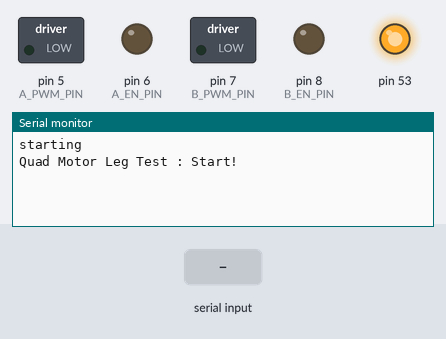
A sketch run on a simulated Arduino Mega 2560, built with avr-gcc and run on an emulated ATmega2560. On the bench: switched loads named in the sketch (green lamp = pin HIGH), output pins drawn as LEDs (lit = HIGH), the last lines printed to the serial monitor. The test bench sets the inputs (shaded band). Pins used as bus, display or sensor lines are not drawn.

Above: at 1.3 s.
1.4 s: "<90,45,200>" received over Serial
At 2.6 s:
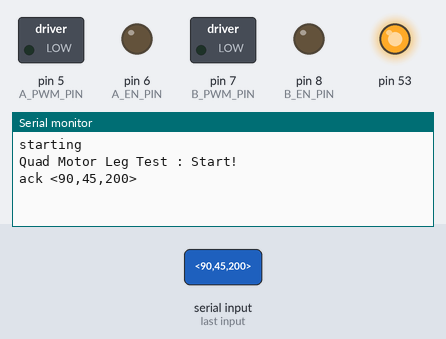
2.9 s: "<0>" received over Serial
At 3.8 s:
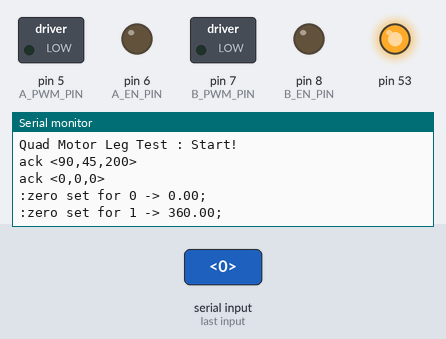

The sketch:

Programmev0.7_1Leg.ino
```cpp
#include <SPI.h>
//#include <Math.h>
//#include <Wire.h>

//#define SLAVE_ADDRESS 0x04  //i2c arduino address
//define serial interface


//----------------Front left leg-----------------
#define A_PWM_PIN  5       // Speed of motor A and B in PWM units, value from 0 to 255
#define A_EN_PIN   6       // Motor A is top motor B is botom

#define B_PWM_PIN  7      // This sets the direction of motor A and B, set to HIGH for outward motion and LOW for inward motion
#define B_EN_PIN   8

//----------------Encoders-----------------------
#define A_CS 48 //Chip or Slave select Angle A
#define B_CS 46 //Chip or Slave select Angle B

#define WAITING_MS 20 // time left by the master between reads

#define WAITING_DS 150 // time left by the master between reads

//----------------Angles Mesurments and calculation variables--------

uint8_t temp[2]; // contains the MSB, LSB of the position

double deg1 = 0;
double deg2 = 0;

uint16_t ABSposition = 0;  //  stores the Absolute position to be read from the encoder
//uint16_t ABSposition_last = 0; //  stores the last known position

unsigned long s = 0;
unsigned long lastTrans = 0;

int motorPwmPinsArray[4] = {A_PWM_PIN, B_PWM_PIN};
int motorEnablePinsArray[4] = {A_EN_PIN, B_EN_PIN};

unsigned long Dt = 0;
unsigned long Mt = 0;
unsigned long St = 0;
unsigned long currentMillis = 0;
unsigned long startedMovingMillis[2] = {0 ,0};

bool flagZero = 0;
int flagMoving[2] = {0, 0};

int moveMotorDur[2] = {0, 0};

uint16_t reachMargin = 1;  // angle margin when reaching new position (total margin is twice that amount)
double minAngleA, minAngleB, maxAngleA, maxAngleB; //Set min and max position of leg, min retracted max extended
                                                   //Actual value doesnt matter (min can be > max)
double AJointAng, BJointAng;  // actual angular position of the joints received from the encoders
double AJointSetpoint, BJointSetpoint;

double legsAngles[2] = {0, 0};   //A, B
double legsAnglesPrevious[2] = {0, 0};    // memory of previous angle value mesured
double legsAnglesZero[2] = {0, 0};
double legsAnglesTarget[2] = {0, 0};

int encoderCSPinsArray[2]={A_CS, B_CS};

int tryErrorAngle = 0;


//---------------data and transmissions variables----------------
int val1, val2, val3;

const byte numChars = 32;
char receivedChars[numChars];
char tempChars[numChars];        // temporary array for use by strtok() function

      // variables to hold the parsed data
char messageFromPC[numChars] = {0};

boolean newData = false;
//---------------------------------------------------------------

void setup() {
  // put your setup code here, to run once:
  pinMode(A_CS,OUTPUT);//Slaves encoders configuration
  pinMode(B_CS,OUTPUT);
  digitalWrite(A_CS,HIGH);  //Slaves encoders de-selected
  digitalWrite(B_CS,HIGH);

  SPI.begin();
  SPI.setBitOrder(MSBFIRST);
  SPI.setDataMode(SPI_MODE0);
  SPI.setClockDivider(SPI_CLOCK_DIV64);
  Serial.begin(9600);

  Serial.println("starting");
  Serial.flush();
  Dt = millis();

  while(millis() < Dt+WAITING_DS);
  Dt = millis();
  SPI.end();
  Mt = micros();

  pinMode(A_PWM_PIN, OUTPUT);
  pinMode(A_EN_PIN, OUTPUT);

  pinMode(B_PWM_PIN, OUTPUT);
  pinMode(B_EN_PIN, OUTPUT);

  //Wire.begin(SLAVE_ADDRESS);
  //Wire.onReceive(receiveData);
  //Wire.onRequest(sendData);

  Serial.println("Quad Motor Leg Test : Start!");

  s = millis();

}

double mapfloat(double x, double in_min, double in_max, double out_min, double out_max)
{
  return (x - in_min) * (out_max - out_min) / (in_max - in_min) + out_min;
}

uint8_t SPI_T (int index, uint8_t msg)    //Repetive SPI transmit sequence
{
   uint8_t msg_temp = 0;  //  variable to hold received data
   digitalWrite(encoderCSPinsArray[index],LOW);  //  select spi device
   msg_temp = SPI.transfer(msg); // sends (receive) message to (from) the encoder #index
   digitalWrite(encoderCSPinsArray[index],HIGH); //  deselect spi device
   return (msg_temp);    //return received byte
}

void getPosition(int index){
  int tryAmount = 0;
  uint8_t received = 0xA5;    //just a temp variable that the encoder will send if he's not ready of there isn't any remaining data to be sent
  ABSposition = 0;    //reset position variable

  SPI.begin();    //start transmition

  SPI_T(index,0x10);   //issue read command to encoder #1
  received = SPI_T(index,0x00);    //issue NOP to check if encoder is ready to send
  while (received != 0x10 and tryAmount < 3)    //loop while encoder is not ready to send
  {
    received = SPI_T(index,0x00);    //check again if both encoders are still working
    //Serial.println("Encoder #1 not ready ! ");
    while(micros() < Mt+WAITING_MS);
    Mt = micros();
    tryAmount += 1;
    //Serial.println(tryAmount);
  }

  temp[0] = SPI_T(index,0x00);    //Receive MSB
  temp[1] = SPI_T(index,0x00);    //Receive LSB
  temp[0] &=~ 0xF0;    //mask out the first 4 bits

  SPI.end();    //end transmition

  ABSposition = temp[0] << 8;    //shift MSB to correct ABSposition in ABSposition message
  ABSposition += temp[1];    // add LSB to ABSposition message to complete message

  legsAngles[index] = ABSposition;
  legsAngles[index] = legsAngles[index] * 0.08789;    // approx 360/4096
  if (index == 1){
    legsAngles[index] = mapfloat(legsAngles[index],0,360,360,0);
  }
  //Serial.println(legsAngles[index]);     //send position in degrees

  if ((legsAngles[index] < legsAnglesPrevious[index]-1 or legsAngles[index] > legsAnglesPrevious[index]+1) and tryErrorAngle < 3 and flagZero){     //discard wrong measurments
    legsAngles[index] = legsAnglesPrevious[index];
    tryErrorAngle += 1;
  }
  else{
    legsAnglesPrevious[index] = legsAngles[index];
    tryErrorAngle = 0;
  }
  }
/**
void setAngleLimits(int choiceAngleToLimit){
  //getPosition();
  if (choiceAngleToLimit == 0){
    minAngleA = AJointAng;
    flagMinA = 1;
    Serial.println("Minimum Angle A: ("+String(minAngleA)+")");
  }
  else if (choiceAngleToLimit == 1){
    maxAngleA = AJointAng;
    flagMaxA = 1;
    Serial.println("Maximum Angle A: ("+String(maxAngleA)+")");
  }
  else if (choiceAngleToLimit == 2){
    minAngleB = BJointAng;
    flagMinB = 1;
    Serial.println("Minimum Angle B: ("+String(minAngleB)+")");
  }
  else if (choiceAngleToLimit == 3){
    maxAngleB = BJointAng;
    flagMaxB = 1;
    Serial.println("Maximum Angle B: ("+String(maxAngleB)+")");
  }
  if (flagMinA and flagMaxA and flagMinB and flagMaxB){
    if (minAngleA > maxAngleA){
      flagReverseMotorA = 1;
      Serial.println("Inverted motor A");
    }
    else{
      flagReverseMotorA = 0;
      Serial.println("Normal motor A");
    }
    if (minAngleB > maxAngleB){
      flagReverseMotorB = 1;
      Serial.println("Inverted motor B");
    }
    else{
      flagReverseMotorB = 0;
      Serial.println("Normal motor B");
    }
  }
}
**/
/**
void startMoveOneMotor(int choiceMotor, int choiceDir, int choiceSpe, int choiceDur){     //mouvement avec timer
  if (flagMoving[choiceMotor] == 0){
    digitalWrite(motorEnablePinsArray[choiceMotor], choiceDir);
    analogWrite(motorPwmPinsArray[choiceMotor], choiceSpe);
    startedMovingMillis[choiceMotor] = millis();
    moveMotorDur[choiceMotor] = choiceDur;
    flagMoving[choiceMotor] = 1;
    Serial.println("Starting Move " + String(choiceMotor) + String(choiceDir));
  }
}

void updateMotorTime(){                                                                   //mouvement avec timer
  for (int i = 0; i<=3; i++){
    if (flagMoving[i]==1){
      tryStopMoveOneMotor(i);
    }
  }
}

void tryStopMoveOneMotor(int choiceMotor){                                                //mouvement avec timer
  if (currentMillis > startedMovingMillis[choiceMotor] + moveMotorDur[choiceMotor]){
    analogWrite(motorPwmPinsArray[choiceMotor], 0);
    flagMoving[choiceMotor] = 0;
    Serial.println("Ended Move");
  }
}
**/
void changeOneMotorAngle(int choiceMotor, double choiceAngle){     //mouvement avec angle
  if (flagZero){

    legsAnglesTarget[choiceMotor] += choiceAngle;

  }
}

void updateMotorAngle(){                                                               //mouvement avec angle
  if (flagZero){
    for (int i = 0; i<=1; i++){
      getPosition(i);
      if (legsAngles[i] > legsAnglesTarget[i] + 1){
        digitalWrite(motorEnablePinsArray[i], 0);
        analogWrite(motorPwmPinsArray[i], 255);
        flagMoving[i] = 1;
      }
      else if (legsAngles[i] < legsAnglesTarget[i] - 1){
        digitalWrite(motorEnablePinsArray[i], 1);
        analogWrite(motorPwmPinsArray[i], 255);
        flagMoving[i] = 1;
      }
      else{
        analogWrite(motorPwmPinsArray[i], 0);
        flagMoving[i] = 0;
        //Serial.println(":Angle "+String(i)+" -> "+String(legsAngles[i])+";");
      }
    }
  }
}

/**
void manualMoveTwoLeg(int choiceIteration){
  unsigned long tSign = millis();
  analogWrite(motorPwmPinsArray[0], 255);
  analogWrite(motorPwmPinsArray[2], 255);
    for (int i = 0; i<choiceIteration; i++){
      tSign = millis();
      digitalWrite(motorEnablePinsArray[0], 1);
      digitalWrite(motorEnablePinsArray[2], 0);
      while(millis() < tSign + 2000);
      tSign = millis();
      digitalWrite(motorEnablePinsArray[0], 0);
      digitalWrite(motorEnablePinsArray[2], 1);
      while(millis() < tSign + 2000);
    }
  analogWrite(motorPwmPinsArray[0], 0);
  analogWrite(motorPwmPinsArray[2], 0);
}
**/
/**
void reachAngle(double angle1, double angle2, int choiceSpeA, int choiceSpeB, int choiceTimeOut) {
  if (flagMinA and flagMaxA and flagMinB and flagMaxB){
    if ((!flagReverseMotorA and angle1 >= minAngleA and angle1 <= maxAngleA)
    or (flagReverseMotorA and angle1 <= minAngleA and angle1 >= maxAngleA)){
      if ((!flagReverseMotorB and angle2 >= minAngleB and angle2 <= maxAngleB)
      or (flagReverseMotorB and angle2 <= minAngleB and angle2 >= maxAngleB)){
        AJointSetpoint = angle1;
        BJointSetpoint = angle2;
        if (AJointAng > AJointSetpoint+reachMargin or AJointAng < AJointSetpoint-reachMargin){
          flagReachedAngleA = 0;
        }
        else{
          flagReachedAngleA = 1;
        }
        if (BJointAng > BJointSetpoint+reachMargin or BJointAng < BJointSetpoint-reachMargin){
          flagReachedAngleB = 0;
        }
        else{
          flagReachedAngleB = 1;
        }
        unsigned long tSign = millis();

        while ((!flagReachedAngleA or !flagReachedAngleB) and millis() < tSign + choiceTimeOut) {
          //getPosition();
          Serial.println(String(AJointAng) + " -> " + String(AJointSetpoint));
          Serial.println(String(BJointAng) + " -> " + String(BJointSetpoint));

          if(AJointAng > AJointSetpoint + reachMargin){
            digitalWrite(A1EN_PIN, flagReverseMotorA);
            analogWrite(A1PWM_PIN, choiceSpeA);
          }
          else if(AJointAng < AJointSetpoint - reachMargin){
            digitalWrite(A1EN_PIN, !flagReverseMotorA);
            analogWrite(A1PWM_PIN, choiceSpeA);
          }
          else{
            analogWrite(B1PWM_PIN, 0);
            flagReachedAngleA = 1;
          }
          if(BJointAng > BJointSetpoint + reachMargin){
            digitalWrite(B1EN_PIN, flagReverseMotorB);
            analogWrite(B1PWM_PIN, choiceSpeB);
          }
          else if(BJointAng < BJointSetpoint - reachMargin){
            digitalWrite(B1EN_PIN, !flagReverseMotorB);
            analogWrite(B1PWM_PIN, choiceSpeB);
          }
          else{
            analogWrite(B1PWM_PIN, 0);
            flagReachedAngleB = 1;
          }
        }
        analogWrite(A1PWM_PIN, 0);
        analogWrite(B1PWM_PIN, 0);
        Serial.println("Ending loop");
      }
      else{
        Serial.println("Angle B targeted not in range");
      }
    }
    else{
      Serial.println("Angle A targeted not in range");
    }
  }
  else{
    Serial.println("Not calibrated");
  }
}
**/

void setZero(){
  for (int i = 0; i<=1; i++){
     getPosition(i);
     legsAnglesZero[i] = legsAngles[i];
     legsAnglesTarget[i] = legsAngles[i];

     Serial.println(":zero set for "+String(i)+" -> "+String(legsAnglesZero[i])+";");
  }
  flagZero = 1;
}

void recvWithStartEndMarkers() {
    static boolean recvInProgress = false;
    static byte ndx = 0;
    char startMarker = '<';
    char endMarker = '>';
    char rc;

    while (Serial.available() > 0 && newData == false) {
        rc = Serial.read();

        if (recvInProgress == true) {
            if (rc != endMarker) {
                receivedChars[ndx] = rc;
                ndx++;
                if (ndx >= numChars) {
                    ndx = numChars - 1;
                }
            }
            else {
                receivedChars[ndx] = '\0'; // terminate the string
                recvInProgress = false;
                ndx = 0;
                newData = true;
            }
        }

        else if (rc == startMarker) {
            recvInProgress = true;
        }
    }
}

void parseData() {
  // split the data into its parts
  char * strtokIndx; // this is used by strtok() as an index

  strtokIndx = strtok(tempChars,",");
  val1 = atoi(strtokIndx);             // convert this part to an integer,
                                       //can be to a float too with atof?
  strtokIndx = strtok(NULL, ",");
  val2 = atoi(strtokIndx);

  strtokIndx = strtok(NULL, ",");
  val3 = atof(strtokIndx);             // convert this part to a float
}

void interpretData() {
  char  buff[20];
  sprintf(buff,"ack <%d,%d,%d>",val1,val2,val3);
  Serial.flush();
  Serial.println(buff);

  if (val1 == 0){
      setZero();
  }
  else if (val1 == 1){
    changeOneMotorAngle(val2, val3);
  }
}

void loop() {
  currentMillis = millis();

  recvWithStartEndMarkers();
  if (newData == true) {
    strcpy(tempChars, receivedChars);
    // this temporary copy is necessary to protect the original data
    //   because strtok() replaces the commas with \0
    parseData();
    /*showParsedData();*/
    interpretData();
    newData = false;
  }
  //updateMotorTime();
  updateMotorAngle();
}
```

Measured:
- after the input at 1.4 s, the serial monitor: prints a new line at once (image 1)
- after the input at 2.9 s, the serial monitor: prints a new line at once (image 2)
